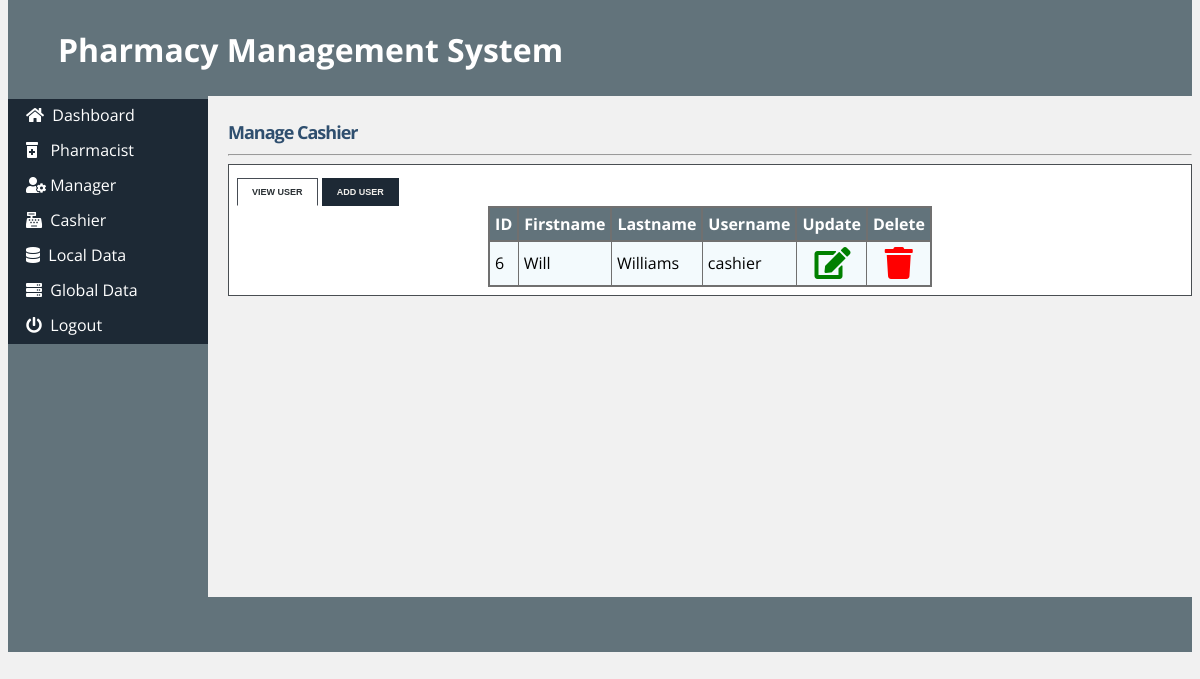
Page /admin_cashier.php (signed in) on the committed database.
### tables this page shows
CREATE TABLE IF NOT EXISTS `cashier` (
`cashier_id` tinyint(5) NOT NULL,
  `first_name` varchar(15) NOT NULL,
  `last_name` varchar(15) NOT NULL,
  `staff_id` varchar(10) NOT NULL,
  `postal_address` varchar(50) NOT NULL,
  `phone` varchar(12) NOT NULL,
  `email` varchar(50) NOT NULL,
  `username` varchar(10) NOT NULL,
  `password` varchar(10) NOT NULL,
  `date` datetime NOT NULL
);

### admin_cashier.php (the view, shortened to what this page needs)
<!DOCTYPE html>
<html>
<head>
	<link rel="stylesheet" type="text/css" href="style/ms.css">
	<link rel="stylesheet" href="style/s.css" type="text/css" media="screen" />
	<link rel="stylesheet" href="style/ta.css" type="text/css" media="screen" />
	<link rel="stylesheet" href="https://pro.fontawesome.com/releases/v5.10.0/css/all.css" />
</head>
<body>
	<div id="content">
		<div id="header">
			<h1></a> Pharmacy Management System</h1>
		</div>
		<div id="left_column">
			<div id="button">
				<ul>
					<li><a href="admin.php"><i class="fa fa-home"></i>&nbsp; Dashboard</a></li>
					<li><a href="admin_pharmacist.php"><i class="fa fa-prescription-bottle-alt"></i>&nbsp;&nbsp; Pharmacist</a></li>
					<li><a href="admin_manager.php"><i class="fa fa-user-cog"></i>&nbsp;Manager</a></li>
					<li><a href="admin_cashier.php"><i class="fa fa-cash-register"></i>&nbsp; Cashier</a></li>
					<li><a href="admin_localdata.php"><i class="fa fa-database"></i>&nbsp; Local Data</a></li>
					<li><a href="admin_globaldata.php"><i class="fa fa-server"></i>&nbsp; Global Data</a></li>
					<li><a href="logout.php"><i class="fa fa-power-off"></i>&nbsp; Logout</a></li>
				</ul>
			</div>
		</div>
		<div id="main">
			<div id="tabbed_box" class="tabbed_box">
				<h4>Manage Cashier</h4>
				<hr />
				<div class="tabbed_area">
					<ul class="tabs">
						<li><a href="javascript:tabSwitch('tab_1', 'content_1');" id="tab_1" class="active">View User</a></li>
						<li><a href="javascript:tabSwitch('tab_2', 'content_2');" id="tab_2">Add User</a></li>
					</ul>
					<div class="scroll">
						<div id="content_1" class="content">
							<?php echo $message;
							include_once('connect_db.php');
							$result = mysqli_query($con,"SELECT * FROM cashier")
								or die(mysqli_error($con));
							echo "<table border='1' cellpadding='5' align='center'>";
							echo "<tr> <th>ID</th><th>Firstname </th> <th>Lastname </th> <th>Username </th><th>Update </th><th>Delete</th></tr>";
							while ($row = mysqli_fetch_array($result)) {
								echo "<tr>";
								echo '<td>' . $row['cashier_id'] . '</td>';
								echo '<td>' . $row['first_name'] . '</td>';
								echo '<td>' . $row['last_name'] . '</td>';
								echo '<td>' . $row['username'] . '</td>';
							?>
								<td>&nbsp;&nbsp;&nbsp;<a href="update_cashier.php?username=<?php echo $row['username'] ?>"><i class="fa fa-edit fa-2x" style="color:green"></i></a></td>
								<td>&nbsp;&nbsp;&nbsp;<a href="delete_cashier.php?cashier_id=<?php echo $row['cashier_id'] ?>"><i class="fa fa-trash fa-2x" style="color:red"></i></a></td>
							<?php
							}
							echo "</table>";
							?>
						</div>
					</div>
				</div>
			</div>
		</div>
		<div id="footer" align="Center"> </div>
	</div>
</body>
</html>

### style/ms.css (style rules this page uses)
html * { font-family: "Open Sans", sans-serif; }
body { margin-top: 0px; padding-top: 0px; background-color: #f1f1f1; }
#content { margin-left: auto; margin-right: auto; background: #f1f1f1; height: 600px; }
#header { height: 96px; background: #62737b; }
#header h1 { margin: 0px; padding-top: 28px; margin-left: 50px; color: #fff; }
#left_column { clear: all; float: left; width: 200px; height: 501px; background: #62737b; }
#main { clear: all; height: 470px; background: #f1f1f1; }
#button { width: 12.5em; padding: 0 0 1em 0; margin-top: 0.2em; margin-bottom: 1em; font-family: "Trebuchet MS", "Lucida Grande", Verdana, Arial, Sans-serif; color: #333; }
#button ul { list-style: none; margin: 0; padding: 0; border: none; }
#button li { border-bottom: 3px solid #1d2935; margin: 0; list-style: none; list-style-image: none; }
#button li a { display: block; padding: 5px 5px 5px 0.5em; border-left: 10px solid #1d2935; border-right: 10px solid #1d2935; background-color: #1d2935; color: #fff; text-decoration: none; width: 100%; }
html > body #button li a { width: auto; }
#footer { height: 55px; background: #62737b; clear: all; }

### style/s.css (style rules this page uses)
html * { font-family: "Open Sans", sans-serif; }
#tabbed_box { margin: 0px auto 0px 220px; }
.tabbed_box h4 { font-size: 18px; color: #2f4f6f; letter-spacing: -1px; margin-bottom: 10px; }
.tabbed_area { border: 1px solid #494e52; background-color: #fff; padding: 8px; }
ul.tabs { margin: 0px; padding: 0px; margin-top: 5px; margin-bottom: 6px; }
ul.tabs li { list-style: none; display: inline; }
ul.tabs li a { background-color: #1d2935; color: #f1efeb; padding: 8px 14px 8px 14px; text-decoration: none; font-size: 9px; font-family: Verdana, Arial, Helvetica, sans-serif; font-weight: bold; text-transform: uppercase; border: 1px solid #1d2935; }
ul.tabs li a.active { background-color: #ffffff; color: #282e32; border: 1px solid #464c54; border-bottom: 1px solid #ffffff; }
.content { background-color: #ffffff; }

### style/ta.css (style rules this page uses)
html * { font-family: "Open Sans", sans-serif; }
table { border-collapse: collapse; }
table, th { border: 2px solid rgb(112, 112, 112); }
th { background-color: #62737b; color: white; }
td { background-color: #f3fafd; }

### admin_cashier.php (style rules this page uses)
#main { height: 477px; }

### rows in the picture
cashier: cashier_id "6", first_name "Will", last_name "Williams", username "cashier"
